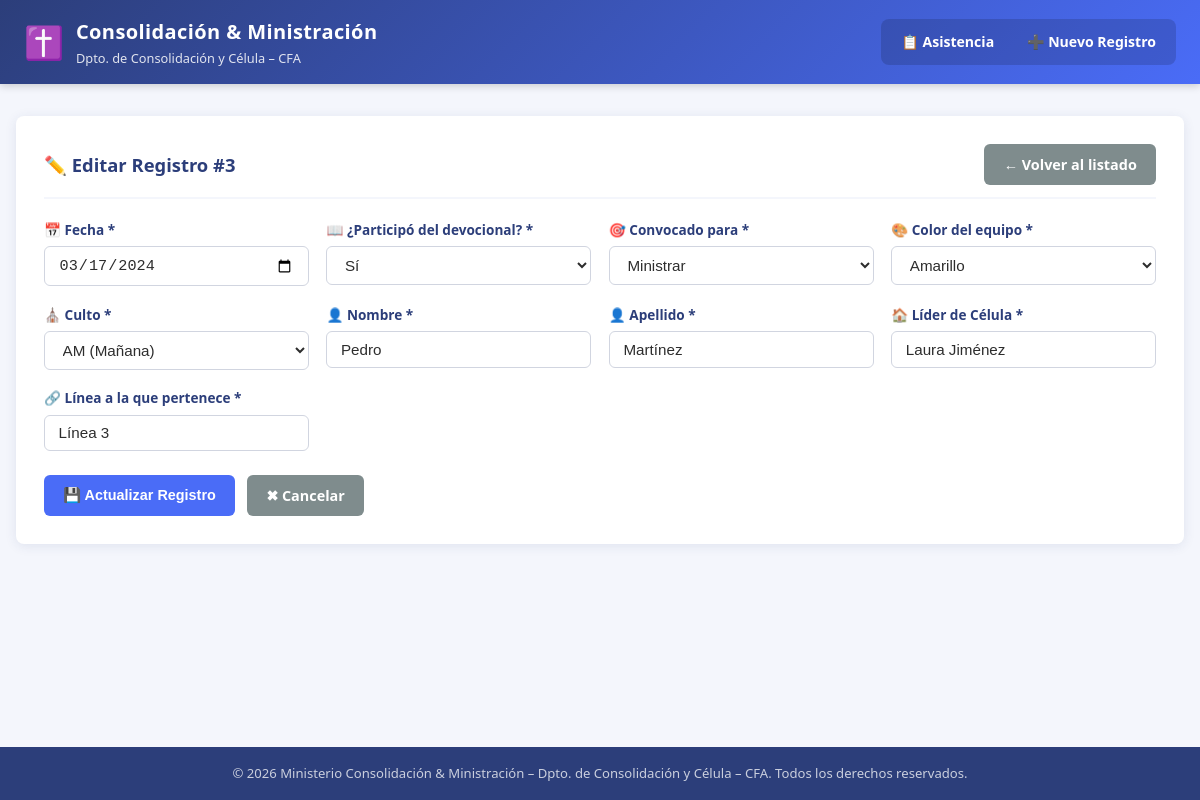
The app's page /editar.php?id=3 with its own data.
### tables this page shows
CREATE TABLE IF NOT EXISTS asistencia (
    id               INT AUTO_INCREMENT PRIMARY KEY,        
    numero_documento VARCHAR(20)  DEFAULT NULL,             
    fecha            DATE NOT NULL,                         
    devocional       ENUM('Sí','No') NOT NULL,              
    convocado        ENUM('Consolidar','Ministrar','Ambos') NOT NULL,  
    color_equipo     VARCHAR(50)  NOT NULL,                  
    culto            ENUM('AM','PM') NOT NULL,               
    nombre           VARCHAR(100) NOT NULL,                  
    apellido         VARCHAR(100) NOT NULL,                  
    lider_celula     VARCHAR(150) NOT NULL,                  
    linea            VARCHAR(150) NOT NULL,                  
    created_at       TIMESTAMP DEFAULT CURRENT_TIMESTAMP    
);

### editar.php (the view, shortened to what this page needs)
<?php
$id = filter_input(INPUT_GET, 'id', FILTER_VALIDATE_INT);
$errores = [];
$datos   = [];
try {
    $pdo = obtenerConexion();
    if ($_SERVER['REQUEST_METHOD'] === 'POST') {
        $datos = [
            'fecha'        => trim($_POST['fecha']        ?? ''),
            'devocional'   => trim($_POST['devocional']   ?? ''),
            'convocado'    => trim($_POST['convocado']    ?? ''),
            'color_equipo' => trim($_POST['color_equipo'] ?? ''),
            'culto'        => trim($_POST['culto']        ?? ''),
            'nombre'       => trim($_POST['nombre']       ?? ''),
            'apellido'     => trim($_POST['apellido']     ?? ''),
            'lider_celula' => trim($_POST['lider_celula'] ?? ''),
            'linea'        => trim($_POST['linea']        ?? ''),
        ];
        if ($datos['fecha'] === '' || !preg_match('/^\d{4}-\d{2}-\d{2}$/', $datos['fecha'])) {
            $errores['fecha'] = 'La fecha es obligatoria y debe tener formato válido.';
        }
        if (!in_array($datos['devocional'], ['Sí', 'No'], true)) {
            $errores['devocional'] = 'Debe indicar si participó del devocional.';
        }
        if (!in_array($datos['convocado'], ['Consolidar', 'Ministrar', 'Ambos'], true)) {
            $errores['convocado'] = 'Debe seleccionar el propósito de la convocatoria.';
        }
        if ($datos['color_equipo'] === '') {
            $errores['color_equipo'] = 'El color del equipo es obligatorio.';
        }
        if (!in_array($datos['culto'], ['AM', 'PM'], true)) {
            $errores['culto'] = 'Debe seleccionar el turno del culto (AM o PM).';
        }
        if ($datos['nombre'] === '') {
            $errores['nombre'] = 'El nombre es obligatorio.';
        }
        if ($datos['apellido'] === '') {
            $errores['apellido'] = 'El apellido es obligatorio.';
        }
        if ($datos['lider_celula'] === '') {
            $errores['lider_celula'] = 'El líder de célula es obligatorio.';
        }
        if ($datos['linea'] === '') {
            $errores['linea'] = 'La línea es obligatoria.';
        }
        if (empty($errores)) {
            $sql = "UPDATE asistencia SET
                        fecha        = :fecha,
                        devocional   = :devocional,
                        convocado    = :convocado,
                        color_equipo = :color_equipo,
                        culto        = :culto,
                        nombre       = :nombre,
                        apellido     = :apellido,
                        lider_celula = :lider_celula,
                        linea        = :linea
                    WHERE id = :id";
            $stmt = $pdo->prepare($sql);
            $stmt->execute(array_merge($datos, [':id' => $id]));
            header('Location: index.php?msg=' . urlencode('Registro actualizado exitosamente.') . '&tipo=exito');
            exit;
        }
    } else {
        $stmt = $pdo->prepare('SELECT * FROM asistencia WHERE id = :id');
        $stmt->execute([':id' => $id]);
        $datos = $stmt->fetch();
    }
} catch (PDOException $e) {
    error_log('Error de base de datos en editar.php: ' . $e->getMessage());
    die('<p style="color:red;padding:2rem">No se pudo procesar la solicitud. Por favor, contacte al administrador del sistema.</p>');
}
$coloresEquipo = ['Verde', 'Amarillo', 'Azul', 'Naranja'];
require_once 'includes/header.php';
?>
<div class="tarjeta">
    <div class="tarjeta__encabezado">
        <h2 class="tarjeta__titulo">✏️ Editar Registro #<?= (int)$id ?></h2>
        <a href="index.php" class="btn btn--secundario">← Volver al listado</a>
    </div>
    <form method="post" action="editar.php?id=<?= (int)$id ?>" novalidate>
        <div class="formulario__grid">
            <div class="formulario__grupo">
                <label for="fecha">📅 Fecha *</label>
                <input
                    type="date"
                    id="fecha"
                    name="fecha"
                    value="<?= htmlspecialchars($datos['fecha']) ?>"
                    required
                >
            </div>
            <div class="formulario__grupo">
                <label for="devocional">📖 ¿Participó del devocional? *</label>
                <select id="devocional" name="devocional" required>
                    <option value="Sí"  <?= $datos['devocional'] === 'Sí'  ? 'selected' : '' ?>>Sí</option>
                </select>
            </div>
            <div class="formulario__grupo">
                <label for="convocado">🎯 Convocado para *</label>
                <select id="convocado" name="convocado" required>
                    <option value="Ministrar"  <?= $datos['convocado'] === 'Ministrar'  ? 'selected' : '' ?>>Ministrar</option>
                </select>
            </div>
            <div class="formulario__grupo">
                <label for="color_equipo">🎨 Color del equipo *</label>
                <select id="color_equipo" name="color_equipo" required>
                    <?php foreach ($coloresEquipo as $color): ?>
                        <option value="<?= htmlspecialchars($color) ?>"
                            <?= $datos['color_equipo'] === $color ? 'selected' : '' ?>>
                            <?= htmlspecialchars($color) ?>
                        </option>
                    <?php endforeach; ?>
                </select>
            </div>
            <div class="formulario__grupo">
                <label for="culto">⛪ Culto *</label>
                <select id="culto" name="culto" required>
                    <option value="AM" <?= $datos['culto'] === 'AM' ? 'selected' : '' ?>>AM (Mañana)</option>
                </select>
            </div>
            <div class="formulario__grupo">
                <label for="nombre">👤 Nombre *</label>
                <input
                    type="text"
                    id="nombre"
                    name="nombre"
                    value="<?= htmlspecialchars($datos['nombre']) ?>"
                    maxlength="100"
                    required
                >
            </div>
            <div class="formulario__grupo">
                <label for="apellido">👤 Apellido *</label>
                <input
                    type="text"
                    id="apellido"
                    name="apellido"
                    value="<?= htmlspecialchars($datos['apellido']) ?>"
                    maxlength="100"
                    required
                >
            </div>
            <div class="formulario__grupo">
                <label for="lider_celula">🏠 Líder de Célula *</label>
                <input
                    type="text"
                    id="lider_celula"
                    name="lider_celula"
                    value="<?= htmlspecialchars($datos['lider_celula']) ?>"
                    maxlength="150"
                    required
                >
            </div>
            <div class="formulario__grupo">
                <label for="linea">🔗 Línea a la que pertenece *</label>
                <input
                    type="text"
                    id="linea"
                    name="linea"
                    value="<?= htmlspecialchars($datos['linea']) ?>"
                    maxlength="150"
                    required
                >
            </div>
        </div>
        <div class="formulario__acciones">
            <button type="submit" class="btn btn--primario">💾 Actualizar Registro</button>
            <a href="index.php" class="btn btn--secundario">✖ Cancelar</a>
        </div>
    </form>
</div>
<?php require_once 'includes/footer.php'; ?>

### css/styles.css (style rules this page uses)
:root { --color-primario: #2c3e7a; --color-secundario: #4a6cf7; --color-fondo: #f4f6fc; --color-blanco: #ffffff; --color-texto: #2d2d2d; --color-borde: #d1d5e0; --color-exito: #27ae60; --color-peligro: #e74c3c; --color-advertencia: #f39c12; --radio-borde: 8px; --sombra: 0 2px 12px rgba(44, 62, 122, 0.10); --transicion: 0.25s ease; }
*, *::before, *::after { box-sizing: border-box; margin: 0; padding: 0; }
html { font-size: 16px; scroll-behavior: smooth; }
body { font-family: 'Segoe UI', Tahoma, Geneva, Verdana, sans-serif; background-color: var(--color-fondo); color: var(--color-texto); line-height: 1.6; min-height: 100vh; display: flex; flex-direction: column; }
.tarjeta { background-color: var(--color-blanco); border-radius: var(--radio-borde); box-shadow: var(--sombra); padding: 1.75rem; margin-bottom: 1.5rem; }
.tarjeta__encabezado { display: flex; align-items: center; justify-content: space-between; flex-wrap: wrap; gap: 0.75rem; margin-bottom: 1.25rem; padding-bottom: 0.75rem; border-bottom: 2px solid var(--color-fondo); }
.tarjeta__titulo { font-size: 1.15rem; font-weight: 700; color: var(--color-primario); }
.formulario__grid { display: grid; grid-template-columns: repeat(auto-fit, minmax(240px, 1fr)); gap: 1.1rem; }
.formulario__grupo { display: flex; flex-direction: column; gap: 0.35rem; }
.formulario__grupo label { font-size: 0.85rem; font-weight: 600; color: var(--color-primario); }
.formulario__grupo input, .formulario__grupo select { padding: 0.55rem 0.85rem; border: 1.5px solid var(--color-borde); border-radius: 6px; font-size: 0.95rem; color: var(--color-texto); background-color: var(--color-blanco); transition: border-color var(--transicion), box-shadow var(--transicion); width: 100%; }
.formulario__acciones { display: flex; gap: 0.75rem; flex-wrap: wrap; margin-top: 1.5rem; }
.btn { display: inline-flex; align-items: center; gap: 0.4rem; padding: 0.55rem 1.2rem; border: none; border-radius: 6px; font-size: 0.9rem; font-weight: 600; cursor: pointer; text-decoration: none; transition: filter var(--transicion), transform var(--transicion); white-space: nowrap; }
.btn--primario { background-color: var(--color-secundario); color: var(--color-blanco); }
.btn--secundario { background-color: #7f8c8d; color: var(--color-blanco); }

### records on screen
asistencia: fecha "03/17/2024", devocional "Sí", convocado "Ministrar", color_equipo "Amarillo", culto "AM (Mañana)", nombre "Pedro", apellido "Martínez", lider_celula "Laura Jiménez", linea "Línea 3"

### other values on screen
$id "3"
